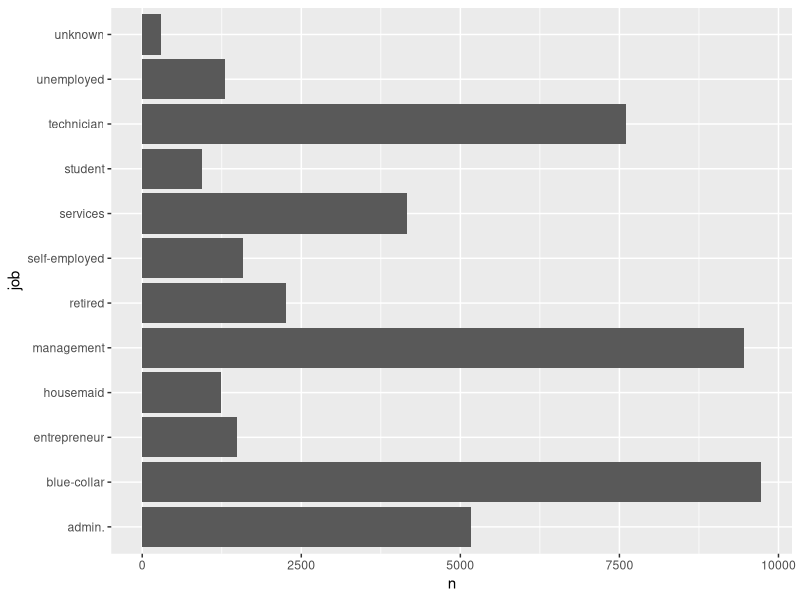
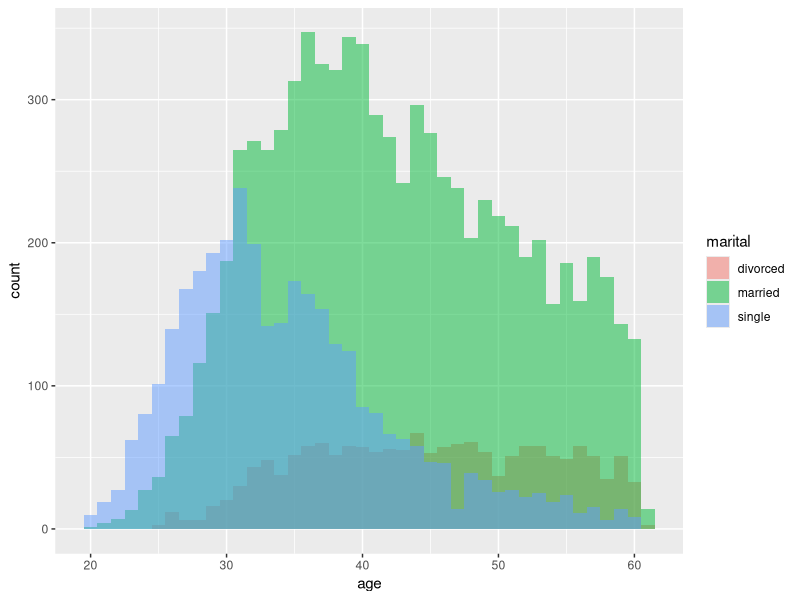
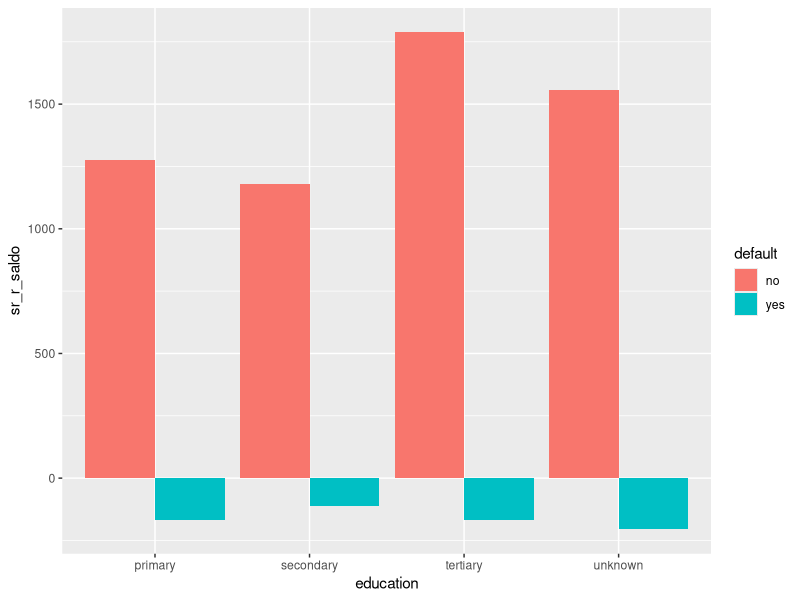
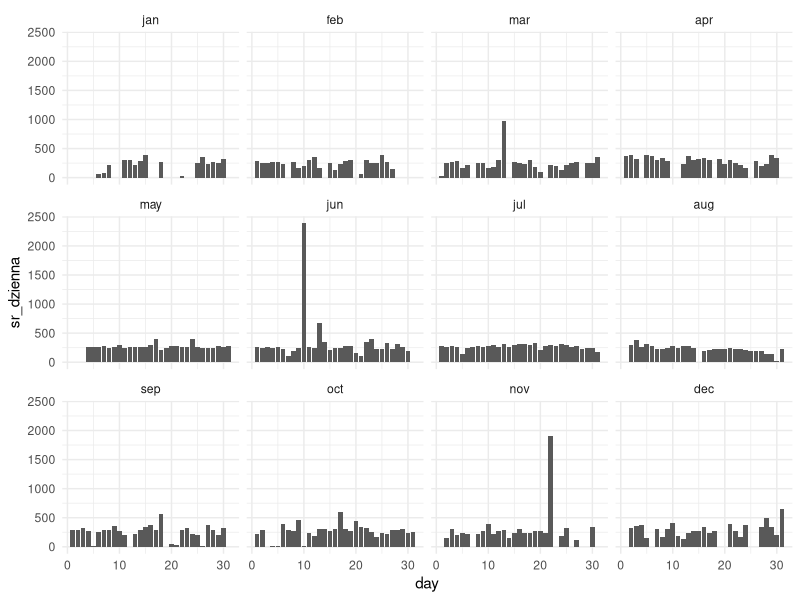
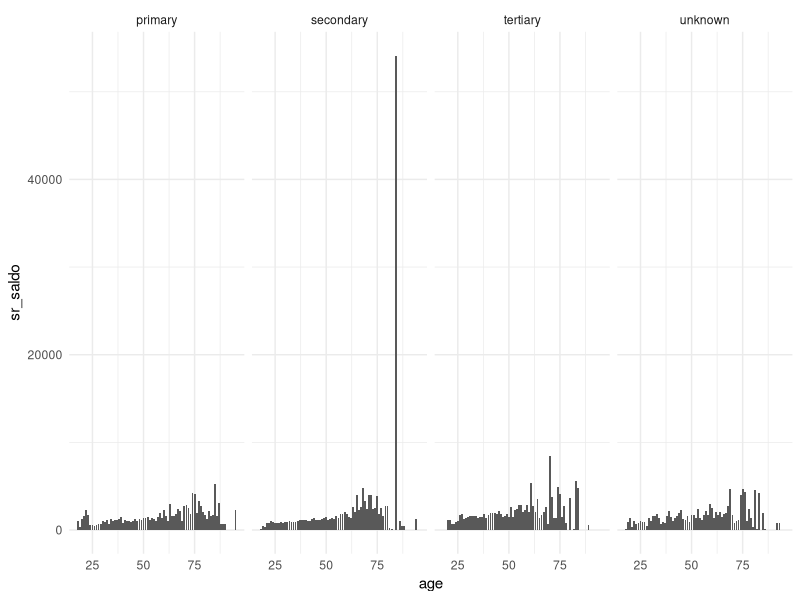

Here is the R script that generated these plots, in order:
## ---- chunk 1
knitr::opts_chunk$set(echo = TRUE)
library(dplyr)
library(ggplot2)

### Wczytanie danych
df <- read.csv("dane.csv")

## ---- chunk 2

plot1 <- df %>% 
  mutate(km_lub_po = housing == "yes" | loan == "yes") %>% 
  select(job, km_lub_po) %>% 
  group_by(job) %>% 
  summarize(n = n()) %>% 
  as.data.frame() %>% 
  ggplot(aes(y = job, x = n)) +
  geom_col()
plot1

## ---- chunk 3

plot2 <- df %>% 
  filter(contact == 'unknown') %>% 
  select(marital, age) %>% 
  group_by(marital, age) %>% 
  ggplot(aes(x = age, fill = marital)) +
  geom_histogram(position = "identity", alpha = 0.5, bins = 42)
plot2


## ---- chunk 4

plot3 <- df %>% 
  select(education, default, balance) %>% 
  group_by(education, default) %>% 
  summarise(sr_r_saldo = mean(balance, na.rm = TRUE), .groups = "drop") %>% 
  ggplot(aes(x = education, y = sr_r_saldo, fill = default)) +
  geom_col(position = "dodge")

plot3
## ---- chunk 5

plot4 <- df %>% 
  mutate(month = factor(month, levels = c("jan", "feb", "mar", "apr", "may", "jun", 
                                          "jul", "aug", "sep", "oct", "nov", "dec"))) %>% 
  group_by(day,month) %>% 
  summarise(sr_dzienna = mean(duration), .groups = "drop") %>%
  ggplot(aes(x = day, y = sr_dzienna)) +
  geom_bar(stat = "identity") +
  facet_wrap(~month, ncol = 4) +
  theme_minimal()


plot4
  

## ---- chunk 6

plot5 <- df %>% 
  group_by(education, age) %>% 
  #distinct(education, age, balance) %>% 
  summarise(sr_saldo = mean(balance)) %>%
  ggplot(aes(x = age, y = sr_saldo)) +
  geom_col(stat = "identity") +
  facet_wrap(~education, ncol = 4) +
  theme_minimal()
plot5  

# temp <- df %>% 
#   filter(education == 'secondary') %>% 
#   select(age, balance) %>% 
#   filter(age > 75)
# View(temp)
# 
# temp2 <- df %>% 
#   filter(education == 'secondary', age == 84) 
## ---- chunk 7
zad6 <- df %>% 
  filter(job %in% c('unemployed','unknown'))

lacznie <- nrow(zad6)

bezrobotne_niesplacaja <- zad6 %>% 
  filter(job == 'unemployed', default == 'yes') 
  

bezrobotne_niesplacaja %>% 
  summarise(mieszkaniowy = sum(housing == 'yes'), osobisty = sum(loan == 'yes')) %>% 
  which.max() #odp. na pyt. 2 (1/2)

n1 <- bezrobotne_niesplacaja %>% 
  summarise(n = n()) %>%
  pull(n)
  

nieznane_niesplacaja <- zad6 %>% 
  filter(job == 'unknown', default == 'yes') 
  

nieznane_niesplacaja %>% 
  summarise(mieszkaniowy = sum(housing == 'yes'), osobisty = sum(loan == 'yes')) %>% 
  which.max() #odp. na pyt. 2 (2/2)

n2 <- nieznane_niesplacaja %>% 
  summarise(n = n()) %>%
  pull(n)
  
n1 <- n1 / lacznie * 100
n2 <- n2 / lacznie * 100
n1>n2 #odp na pyt. 1.

  
  
